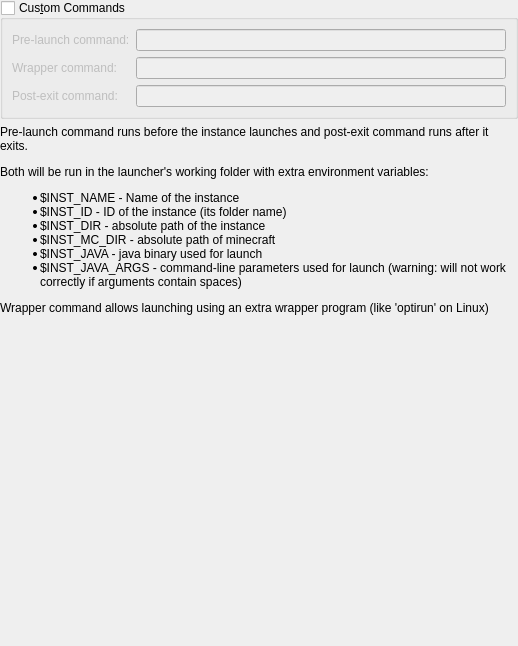
<?xml version="1.0" encoding="UTF-8"?>
<ui version="4.0">
 <class>CustomCommands</class>
 <widget class="QWidget" name="CustomCommands">
  <property name="geometry">
   <rect>
    <x>0</x>
    <y>0</y>
    <width>518</width>
    <height>646</height>
   </rect>
  </property>
  <layout class="QVBoxLayout" name="verticalLayout">
   <property name="leftMargin">
    <number>0</number>
   </property>
   <property name="topMargin">
    <number>0</number>
   </property>
   <property name="rightMargin">
    <number>0</number>
   </property>
   <property name="bottomMargin">
    <number>0</number>
   </property>
   <item>
    <widget class="QGroupBox" name="customCommandsGroupBox">
     <property name="enabled">
      <bool>true</bool>
     </property>
     <property name="title">
      <string>Cus&amp;tom Commands</string>
     </property>
     <property name="checkable">
      <bool>true</bool>
     </property>
     <property name="checked">
      <bool>false</bool>
     </property>
     <layout class="QGridLayout" name="gridLayout_4">
      <item row="2" column="0">
       <widget class="QLabel" name="labelPostExitCmd">
        <property name="text">
         <string>Post-exit command:</string>
        </property>
       </widget>
      </item>
      <item row="0" column="1">
       <widget class="QLineEdit" name="preLaunchCmdTextBox"/>
      </item>
      <item row="0" column="0">
       <widget class="QLabel" name="labelPreLaunchCmd">
        <property name="text">
         <string>Pre-launch command:</string>
        </property>
       </widget>
      </item>
      <item row="2" column="1">
       <widget class="QLineEdit" name="postExitCmdTextBox"/>
      </item>
      <item row="1" column="0">
       <widget class="QLabel" name="labelWrapperCmd">
        <property name="text">
         <string>Wrapper command:</string>
        </property>
       </widget>
      </item>
      <item row="1" column="1">
       <widget class="QLineEdit" name="wrapperCmdTextBox"/>
      </item>
     </layout>
    </widget>
   </item>
   <item>
    <widget class="QLabel" name="labelCustomCmdsDescription">
     <property name="text">
      <string>&lt;html&gt;&lt;head/&gt;&lt;body&gt;&lt;p&gt;Pre-launch command runs before the instance launches and post-exit command runs after it exits.&lt;/p&gt;&lt;p&gt;Both will be run in the launcher's working folder with extra environment variables:&lt;/p&gt;&lt;ul&gt;&lt;li&gt;$INST_NAME - Name of the instance&lt;/li&gt;&lt;li&gt;$INST_ID - ID of the instance (its folder name)&lt;/li&gt;&lt;li&gt;$INST_DIR - absolute path of the instance&lt;/li&gt;&lt;li&gt;$INST_MC_DIR - absolute path of minecraft&lt;/li&gt;&lt;li&gt;$INST_JAVA - java binary used for launch&lt;/li&gt;&lt;li&gt;$INST_JAVA_ARGS - command-line parameters used for launch (warning: will not work correctly if arguments contain spaces)&lt;/li&gt;&lt;/ul&gt;&lt;p&gt;Wrapper command allows launching using an extra wrapper program (like 'optirun' on Linux)&lt;/p&gt;&lt;/body&gt;&lt;/html&gt;</string>
     </property>
     <property name="alignment">
      <set>Qt::AlignLeading|Qt::AlignLeft|Qt::AlignTop</set>
     </property>
     <property name="wordWrap">
      <bool>true</bool>
     </property>
     <property name="textInteractionFlags">
      <set>Qt::LinksAccessibleByMouse|Qt::TextSelectableByMouse</set>
     </property>
    </widget>
   </item>
   <item>
    <spacer name="verticalSpacer">
     <property name="orientation">
      <enum>Qt::Vertical</enum>
     </property>
     <property name="sizeHint" stdset="0">
      <size>
       <width>20</width>
       <height>40</height>
      </size>
     </property>
    </spacer>
   </item>
  </layout>
 </widget>
 <resources/>
 <connections/>
</ui>
